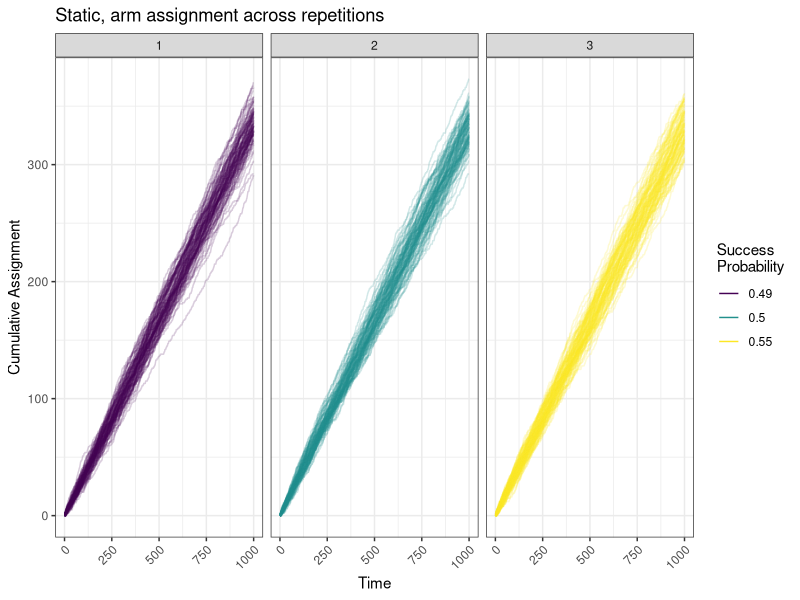
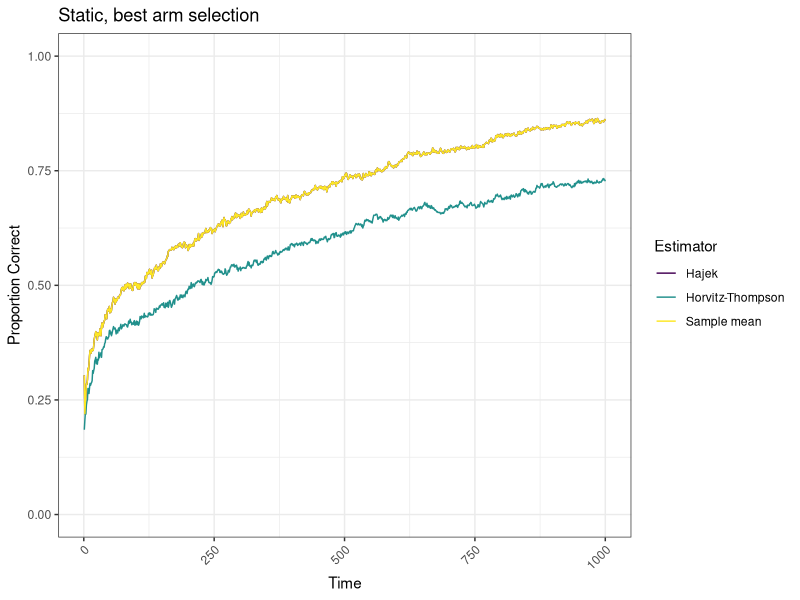
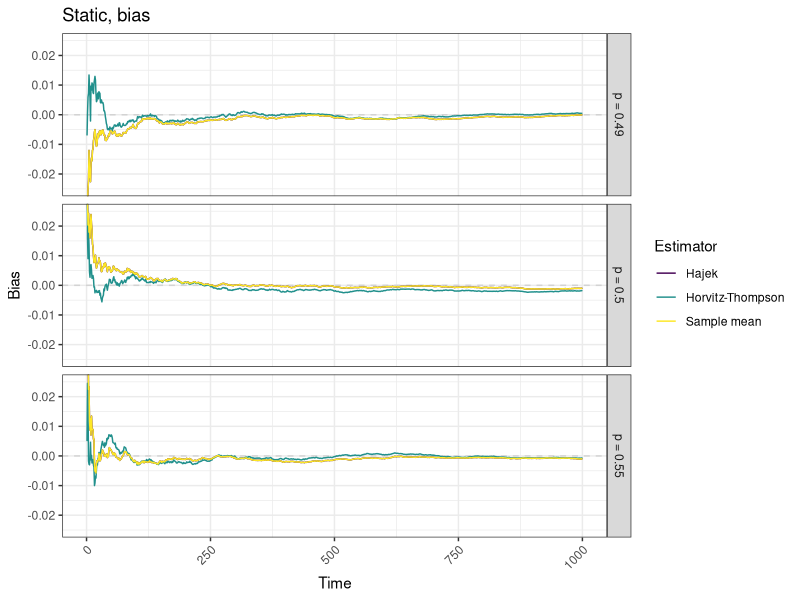

Reproduce these figures in R, in order. (Note: this script raises an error after producing the figures.)
library(ggplot2)
library(viridisLite)

# cumulative hajek function
hj_f <- function(y,probs){
  # numerator is same as HT, changing NAs to zeros
  numer <- cumsum(ifelse(is.na(y/probs), 0, y/probs))
  # denominator takes 1/assignment probabilities, only if actually assigned
  denom <- cumsum(1/probs * !is.na(y))
  return(numer/denom)
}

set.seed(60637)

# Set simulation parameters ----

# Suppose there are three arms, and we're running an experiment with up to 1000 
# observations. We'll look at how this experiment plays out across 1000 
# repetitions.
n_arms <- 3
n_exp <- 1000
n_reps <- 1000

# True data is drawn from Binomial distributions. 
## arm 1: Binom(0.49)
## arm 2: Binom(0.5), 
## arm 3: Binom(0.55)

dgp <- c(mean = c(0.49, 0.5, 0.55))

# - Initialize priors.
alpha <- beta <- 1

# - Initialize posterior matrix for probabilities; sample from each of the 
#   posteriors ndraw times.
#   We'll overwrite this each time we update posteriors. 
ndraws <- 1000
mu_posterior_samples <- matrix(NA, nrow = ndraws, ncol = n_arms)

# - Initialize list of probability matrices, so we know with what probability we 
#   assigned each arm for each observation
# - Initialize list of assignment dummy matrices, so we know which observations 
#   were assigned which treatment
# - Initialize response array
probs_arr <- assign_arr <- y_arr <- array(
  dim = c(n_exp, n_reps, n_arms), 
  dimnames = list(paste0('obs_', 1:n_exp), 
                  paste0('rep_', 1:n_reps),
                  paste0('arm_', 1:n_arms))
)

# Run simulations ----

for(rep in 1:n_reps){
  # run simulation
  cat('\n', 'Iteration:', rep, '\n')
  
  for(i in 1:n_exp){
    if(i %in% seq(0, n_exp, 100))
      cat(i,'...')
    
    if(i <= 1000){ # assign treatment to first 100 observations uniformly, for a more stable algorithm
      
      probs_arr[i,rep,] <- mu_prob <- rep(1/n_arms, n_arms)
      
    } else {
      
      # get arm posterior parameters
      x <- colSums(y_arr[1:i,rep,]==1, na.rm = TRUE)
      no <- colSums(y_arr[1:i,rep,]==0, na.rm = TRUE)
      
      # sample from the posterior distribution of each arm 1k times
      for (arm in 1:n_arms) mu_posterior_samples[, arm] <- rbeta(ndraws, 
                                                                 x[arm] + alpha, 
                                                                 no[arm] +
                                                                   beta)
      
      # get overall posterior probabilities, based on the proportion of times each arm was best
      mu_prob_overall <- prop.table(table(factor(
        c(apply(mu_posterior_samples, 1, order, decreasing = TRUE)[1:2,]), 
        levels = 1:n_arms)))
      
      probs_arr[i,rep,] <- (1-mu_prob_overall*2)*0.1/n_arms + mu_prob_overall*(1-(n_arms-2)*(0.1/n_arms) )
      
      # sample according to algorithm
      theta_hat <- sapply(1:n_arms, function(arm){
        rbeta(1, x[arm] + alpha, no[arm] + beta)
      })
      max_idx <- order(theta_hat, decreasing = TRUE)[1:2]
      mu_prob[-max_idx] <- 0.1/n_arms
      mu_prob[max_idx] <- (1-(n_arms-2)*(0.1/n_arms) )/2
    }
    
    # assign treatment based on posterior probability
    assignment <- sample(x = n_arms, size = 1, prob =  mu_prob)
    # update dummy assignment matrix
    assign_arr[i, rep, assignment] <- 1
    
    # observe response under assignment treatment
    y_arr[i, rep, assignment] <- rbinom(n = 1, size = 1, prob = dgp[assignment])
  }
}

# Arrange data ----

# combine realized assignment and probability of realized assignment across reps
assign_mat <- apply(assign_arr, c(1,2), which.max)
pw_mat <- do.call('cbind', lapply(1:n_reps, 
                                  function(x){
                                    probs_arr[cbind(1:n_exp,x,assign_mat[,x])]
                                  } ))


# sample mean, cumulative estimates
sm_cum <- apply(y_arr, c(2,3), function(x) {
  (cumsum(ifelse(is.na(x), 0, x)))/cumsum(!is.na(x))
})

# across simulation, how often do we get it correct?
sm_correct <- rowMeans(apply(sm_cum, c(1,2), function(x) which.max(x)==which.max(dgp)))

# bias
sm_cumb <- apply(sm_cum - array(rep(dgp, each = n_exp*n_reps),
                                dim = c(n_exp, n_reps, n_arms), 
                                dimnames = list(paste0('obs_', 1:n_exp), 
                                                paste0('rep_', 1:n_reps),
                                                paste0('arm_', 1:n_arms))), 
                 c(1,3), mean, na.rm = TRUE)


# ht, cumulative estimates
ht_cum <- apply(y_arr/probs_arr, c(2,3), function(x) {
  cumsum(ifelse(is.na(x), 0, x))/seq_along(x)
})

# across simulation, how often do we get it correct?
ht_correct <- rowMeans(apply(ht_cum, c(1,2), function(x) which.max(x)==which.max(dgp)))

# bias
ht_cumb <- apply(ht_cum - array(rep(dgp, each = n_exp*n_reps),
                                dim = c(n_exp, n_reps, n_arms), 
                                dimnames = list(paste0('obs_', 1:n_exp), 
                                                paste0('rep_', 1:n_reps),
                                                paste0('arm_', 1:n_arms))), 
                 c(1,3), mean, na.rm = TRUE)

# hajek, cumulative estimates

hj_cum <- sapply(1:n_arms, # applying over repetitions
                 function(x){
                   sapply(1:n_reps, # and applying over each arm
                          # take the cumulative hj function
                          function(y) hj_f(y_arr[,y,x], probs_arr[,y,x])
                   )
                 }, 
                 simplify = 'array')

# across simulation, how often do we get it correct?
hj_correct <- rowMeans(apply(hj_cum, c(1,2), function(x) which.max(x)==which.max(dgp)))

# bias
hj_cumb <- apply(hj_cum - array(rep(dgp, each = n_exp*n_reps),
                                dim = c(n_exp, n_reps, n_arms), 
                                dimnames = list(paste0('obs_', 1:n_exp), 
                                                paste0('rep_', 1:n_reps),
                                                paste0('arm_', 1:n_arms))), c(1,3), mean, na.rm = TRUE)

# Plots ----
# Plot mapping cumulative assignment

cum_assign_l <- lapply(seq(dim(assign_arr)[2]), function(x) {
  cm <- data.frame(
    apply(assign_arr[ , x, ], 2, function(y){
      cumsum(ifelse(is.na(y), 0, y)) # get cum assignment, accounting for NAs
    }), 
    rep = x) # save repetition column
  cm_l <- reshape(cm, varying = names(cm)[1:n_arms], 
                  direction = 'long', 
                  idvar = 'n', timevar = 'p', sep = '_' )
} )


cum_assign_long <- do.call(rbind.data.frame, cum_assign_l)

sidx <- which(cum_assign_long$rep %in% sample(1:n_reps, size = min(n_reps, 100)))

gg1 <- ggplot(cum_assign_long[sidx,], aes(x = n, y = arm, color = as.factor(p), stroke = as.factor(rep))) +
  facet_grid(cols = vars(as.factor(p))) +
  geom_line(alpha = 0.2) +
  theme_bw() +
  theme(axis.text.x = element_text(angle = 45, vjust = 1, hjust=1)) +
  labs(title = 'Static, arm assignment across repetitions', 
       x = 'Time', y = 'Cumulative Assignment', 
       color = 'Success\nProbability') +
  scale_colour_viridis_d(labels = as.character(dgp)) + 
  guides(colour = guide_legend(override.aes = list(alpha = 1)))

ggsave(file = '../tables-figures/static_cumulative.png', 
       plot = gg1, 
       device = 'png',
       width = 8, height = 4)


# Plot of proportion correct across estimators
cmat <- data.frame(n = rep(1:n_exp, 3), correct_pct = c(sm_correct, ht_correct, hj_correct), 
                   estimator = rep(c('Sample mean', 'Horvitz-Thompson', 'Hajek'), each = n_exp))


gg2 <- ggplot(cmat, aes(x = n, y = correct_pct, color = as.factor(estimator))) +
  geom_line() +
  theme_bw() +
  theme(axis.text.x = element_text(angle = 45, vjust = 1, hjust=1)) +
  labs(title = 'Static, best arm selection', x = 'Time', 
       y = 'Proportion Correct', 
       color = 'Estimator') +
  scale_colour_viridis_d() +
  coord_cartesian(ylim = c(0,1))

ggsave(file = '../tables-figures/static_correct.png', 
       plot = gg2, 
       device = 'png',
       width = 8, height = 4)


# Bias plot
bias_l <- lapply(list(sm_cumb, ht_cumb, hj_cumb), function(x) {
  bdf <- reshape(as.data.frame(x), 
                 varying = list(1:n_arms), 
                 direction = 'long', timevar = 'p', idvar = 'n', sep = '_', v.names = 'bias')
})

bias_long <- cbind(estimator = rep(c('Sample mean', 'Horvitz-Thompson', 'Hajek'), each = 3*n_exp), do.call(rbind.data.frame, bias_l))

labelsp <- paste0('p = ', dgp)
names(labelsp) <- 1:n_arms

gg3 <- ggplot(bias_long, aes(x = n, y = bias, color = estimator)) +
  facet_grid(vars(p), labeller = as_labeller(labelsp)) +
  geom_hline(yintercept = 0, color = 'lightgray', lty = 'dashed') +
  geom_line() +
  theme_bw() + 
  coord_cartesian(ylim = c(-1,1)*0.025) +
  theme(axis.text.x = element_text(angle = 45, vjust = 1, hjust=1)) +
  labs(title = 'Static, bias', x = 'Time', 
       y = 'Bias', 
       color = 'Estimator') +
  scale_colour_viridis_d()

ggsave(file = '../tables-figures/static_bias.png', 
       plot = gg3, 
       device = 'png',
       width = 6, height = 4)

write.csv(cmat, file = '../tables-figures/best_arm_sims_static.csv')